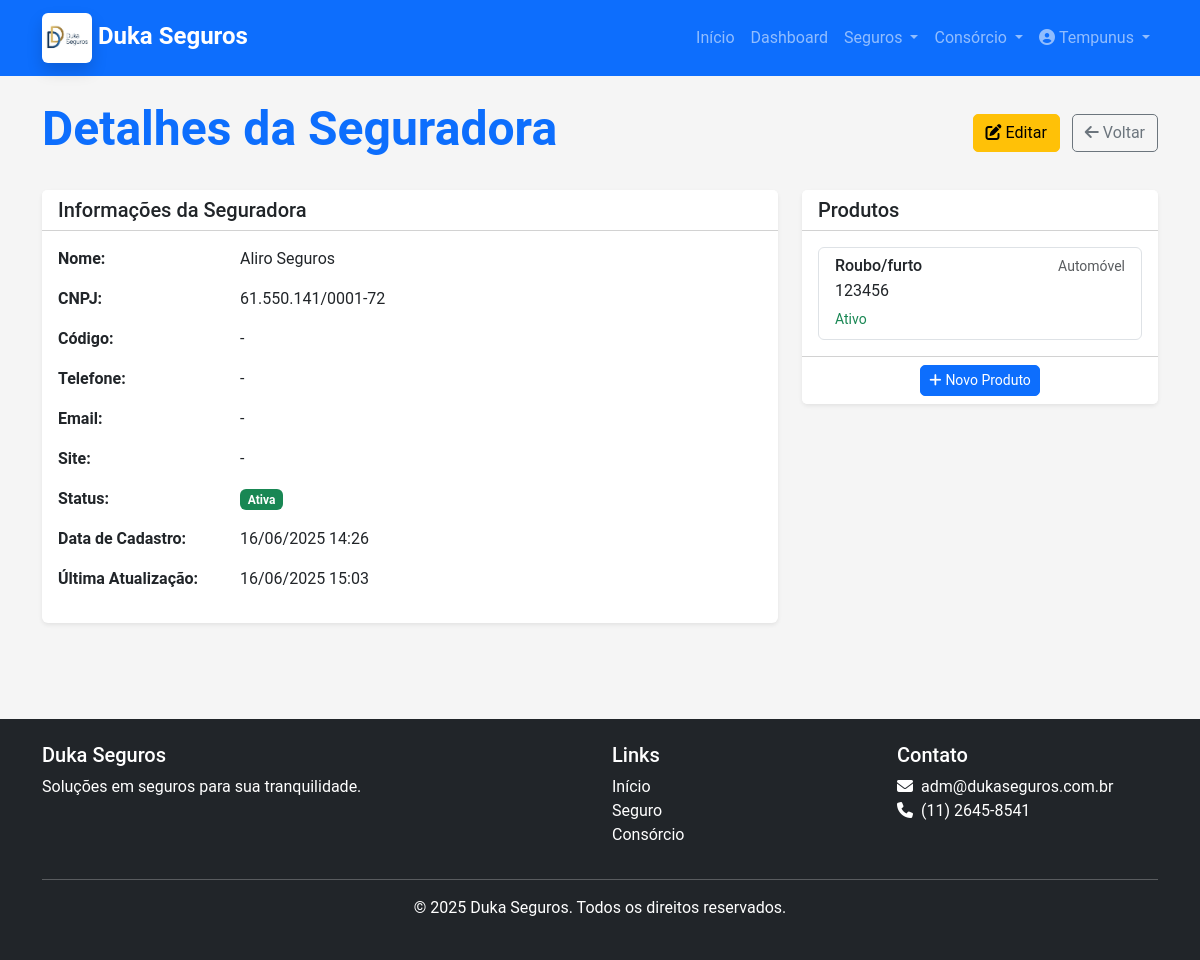
The page /seguradoras/8/ (signed in) on the database its author committed.
### core/models.py (models this page shows, shortened)
class Seguradora(models.Model):
    nome = models.CharField(max_length=200)
    cnpj = models.CharField(max_length=20, unique=True)
    codigo = models.CharField(max_length=20, blank=True, null=True)
    telefone = models.CharField(max_length=20, blank=True, null=True)
    email = models.EmailField(blank=True, null=True)
    site = models.URLField(blank=True, null=True)
    data_cadastro = models.DateTimeField(auto_now_add=True)
    data_atualizacao = models.DateTimeField(auto_now=True)
    ativo = models.BooleanField(default=True)
    class Meta:
        verbose_name = 'Seguradora'
        verbose_name_plural = 'Seguradoras'
        ordering = ['nome']

class Produto(models.Model):
    CATEGORIA_CHOICES = [
        ('AUTO', 'Automóvel'),
        ('VIDA', 'Vida'),
        ('SAUDE', 'Saúde'),
        ('RESIDENCIAL', 'Residencial'),
        ('EMPRESARIAL', 'Empresarial'),
        ('OUTROS', 'Outros'),
    ]
    nome = models.CharField(max_length=200)
    codigo = models.CharField(max_length=20, blank=True, null=True)
    categoria = models.CharField(max_length=20, choices=CATEGORIA_CHOICES)
    descricao = models.TextField(blank=True, null=True)
    seguradora = models.ForeignKey(Seguradora, on_delete=models.CASCADE, related_name='produtos')
    data_cadastro = models.DateTimeField(auto_now_add=True)
    data_atualizacao = models.DateTimeField(auto_now=True)
    ativo = models.BooleanField(default=True)
    class Meta:
        verbose_name = 'Produto'
        verbose_name_plural = 'Produtos'
        ordering = ['categoria', 'nome']

### core/views.py (the view)
# urls.py: path('seguradoras/<int:pk>/', views.seguradora_detalhe, name='seguradora_detalhe'),
@login_required
def seguradora_detalhe(request, pk):
    seguradora = get_object_or_404(Seguradora, pk=pk)
    return render(request, 'core/seguradora_detalhe.html', {'seguradora': seguradora})

### templates/core/seguradora_detalhe.html (shortened to what this page needs)
{% extends 'base.html' %}
{% block content %}
<div class="container">
    <div class="d-flex justify-content-between align-items-center mb-4">
        <h1 class="display-5 fw-bold text-primary">Detalhes da Seguradora</h1>
        <div>
            <a href="{% url 'seguradora_editar' seguradora.id %}" class="btn btn-warning me-2">
                <i class="fas fa-edit me-1"></i>Editar
            </a>
            <a href="{% url 'seguradora_lista' %}" class="btn btn-outline-secondary">
                <i class="fas fa-arrow-left me-1"></i>Voltar
            </a>
        </div>
    </div>
    <div class="row">
        <div class="col-lg-8">
            <div class="card shadow-sm mb-4">
                <div class="card-header bg-white">
                    <h5 class="mb-0">Informações da Seguradora</h5>
                </div>
                <div class="card-body">
                    <div class="row mb-3">
                        <div class="col-md-3 fw-bold">Nome:</div>
                        <div class="col-md-9">{{ seguradora.nome }}</div>
                    </div>
                    <div class="row mb-3">
                        <div class="col-md-3 fw-bold">CNPJ:</div>
                        <div class="col-md-9">{{ seguradora.cnpj }}</div>
                    </div>
                    <div class="row mb-3">
                        <div class="col-md-3 fw-bold">Código:</div>
                        <div class="col-md-9">{{ seguradora.codigo|default:"-" }}</div>
                    </div>
                    <div class="row mb-3">
                        <div class="col-md-3 fw-bold">Telefone:</div>
                        <div class="col-md-9">{{ seguradora.telefone|default:"-" }}</div>
                    </div>
                    <div class="row mb-3">
                        <div class="col-md-3 fw-bold">Email:</div>
                        <div class="col-md-9">{{ seguradora.email|default:"-" }}</div>
                    </div>
                    <div class="row mb-3">
                        <div class="col-md-3 fw-bold">Site:</div>
                        <div class="col-md-9">
                            {% if seguradora.site %}
                            <a href="{{ seguradora.site }}" target="_blank">{{ seguradora.site }}</a>
                            {% else %}
                            -
                            {% endif %}
                        </div>
                    </div>
                    <div class="row mb-3">
                        <div class="col-md-3 fw-bold">Status:</div>
                        <div class="col-md-9">
                            {% if seguradora.ativo %}
                            <span class="badge bg-success">Ativa</span>
                            {% else %}
                            <span class="badge bg-danger">Inativa</span>
                            {% endif %}
                        </div>
                    </div>
                    <div class="row mb-3">
                        <div class="col-md-3 fw-bold">Data de Cadastro:</div>
                        <div class="col-md-9">{{ seguradora.data_cadastro|date:"d/m/Y H:i" }}</div>
                    </div>
                    <div class="row mb-3">
                        <div class="col-md-3 fw-bold">Última Atualização:</div>
                        <div class="col-md-9">{{ seguradora.data_atualizacao|date:"d/m/Y H:i" }}</div>
                    </div>
                </div>
            </div>
        </div>
        <div class="col-lg-4">
            <div class="card shadow-sm mb-4">
                <div class="card-header bg-white">
                    <h5 class="mb-0">Produtos</h5>
                </div>
                <div class="card-body">
                    {% if seguradora.produtos.all %}
                    <div class="list-group">
                        {% for produto in seguradora.produtos.all %}
                        <a href="{% url 'produto_detalhe' produto.id %}" class="list-group-item list-group-item-action">
                            <div class="d-flex w-100 justify-content-between">
                                <h6 class="mb-1">{{ produto.nome }}</h6>
                                <small class="text-muted">{{ produto.get_categoria_display }}</small>
                            </div>
                            <p class="mb-1">{{ produto.codigo|default:"Sem código" }}</p>
                            {% if produto.ativo %}
                            <small class="text-success">Ativo</small>
                            {% else %}
                            <small class="text-danger">Inativo</small>
                            {% endif %}
                        </a>
                        {% endfor %}
                    </div>
                    {% endif %}
                </div>
                {% if seguradora.produtos.all %}
                <div class="card-footer bg-white text-center">
                    <a href="{% url 'produto_novo' %}?seguradora={{ seguradora.id }}" class="btn btn-primary btn-sm">
                        <i class="fas fa-plus me-1"></i>Novo Produto
                    </a>
                </div>
                {% endif %}
            </div>
        </div>
    </div>
</div>
{% endblock %}

### templates/base.html (shortened to what this page needs)
{% load static %}
<!DOCTYPE html>
<html lang="pt-br">
<head>
    <link href="https://cdn.jsdelivr.net/npm/bootstrap@5.3.0/dist/css/bootstrap.min.css" rel="stylesheet">
    <link rel="stylesheet" href="https://cdnjs.cloudflare.com/ajax/libs/font-awesome/6.4.0/css/all.min.css">
    <link rel="stylesheet" href="{% static 'css/style.css' %}">
</head>
<body>
    <nav class="navbar navbar-expand-lg navbar-dark bg-primary">
        <div class="container">
            <a class="navbar-brand" href="{% url 'home' %}">
                <img src="{% static 'images/Logo_Icon.jpg' %}" width="50" height="50" alt="Duka Seguros"
                    class="img-fluid rounded shadow"> Duka Seguros
            </a>
            <div class="collapse navbar-collapse" id="navbarNav">
                <ul class="navbar-nav ms-auto">
                    <li class="nav-item">
                        <a class="nav-link" href="{% url 'home' %}">Início</a>
                    </li>
                    {% if user.is_authenticated %}
                    <li class="nav-item">
                        <a class="nav-link" href="{% url 'dashboard' %}">Dashboard</a>
                    </li>
                    <li class="nav-item dropdown">
                        <a class="nav-link dropdown-toggle" href="#" id="servicosDropdown" role="button"
                            data-bs-toggle="dropdown">
                            Seguros
                        </a>
                    </li>
                    <li class="nav-item dropdown">
                        <a class="nav-link dropdown-toggle" href="#" id="consorcioDropdown" role="button" data-bs-toggle="dropdown">
                            Consórcio
                        </a>
                    </li>
                    <li class="nav-item dropdown">
                        <a class="nav-link dropdown-toggle" href="#" id="userDropdown" role="button"
                            data-bs-toggle="dropdown">
                            <i class="fas fa-user-circle me-1"></i>{{ user.username }}
                        </a>
                    </li>
                    {% endif %}
                </ul>
            </div>
        </div>
    </nav>
    <main class="py-4">
        {% block content %}{% endblock %}
    </main>
    <footer class="bg-dark text-white py-4 mt-5">
        <div class="container">
            <div class="row">
                <div class="col-md-6">
                    <h5>Duka Seguros</h5>
                    <p>Soluções em seguros para sua tranquilidade.</p>
                </div>
                <div class="col-md-3">
                    <h5>Links</h5>
                    <ul class="list-unstyled">
                        <li><a href="{% url 'home' %}" class="text-white">Início</a></li>
                        {% if user.is_authenticated %}
                        <li><a href="{% url 'seguradora_lista' %}" class="text-white">Seguro</a></li>
                        {% else %}
                        <li><a href="{% url 'dashboard' %}" class="text-white">Dashboard</a></li>
                        {% endif %}
                        <li><a href="{% url 'consorcio_lista' %}" class="text-white">Consórcio</a></li>
                    </ul>
                </div>
                <div class="col-md-3">
                    <h5>Contato</h5>
                    <ul class="list-unstyled">
                        <li><i class="fas fa-envelope me-2"></i>adm@dukaseguros.com.br</li>
                        <li><i class="fas fa-phone me-2"></i>(11) 2645-8541</li>
                    </ul>
                </div>
            </div>
            <hr>
            <div class="text-center">
                <p>&copy; {% now "Y" %} Duka Seguros. Todos os direitos reservados.</p>
            </div>
        </div>
    </footer>
</body>
</html>

### static/css/style.css (style rules this page uses)
:root { --primary-color: #0d6efd; --secondary-color: #6c757d; --success-color: #198754; --info-color: #0dcaf0; --warning-color: #ffc107; --danger-color: #dc3545; --light-color: #f8f9fa; --dark-color: #212529; }
body { font-family: 'Roboto', sans-serif; color: #333; background-color: #f5f5f5; }
.navbar-brand { font-weight: 700; font-size: 1.5rem; }
.card { border: none; transition: transform 0.3s ease, box-shadow 0.3s ease; }
.btn { border-radius: 5px; transition: all 0.3s ease; }
.btn-primary { background-color: var(--primary-color); border-color: var(--primary-color); }
footer { background-color: var(--dark-color); color: white; padding: 3rem 0; }
footer a { color: rgba(255, 255, 255, 0.8); text-decoration: none; }

### rows shown on the page
Seguradora: nome "Aliro Seguros", cnpj "61.550.141/0001-72", codigo "-", telefone "-", email "-", data_cadastro "16/06/2025 14:26", data_atualizacao "16/06/2025 15:03"
Produto: nome "Roubo/furto", categoria "Automóvel", codigo "123456", ativo "Ativo"

### other values the page prints
{{ user.username }} "Tempunus"
